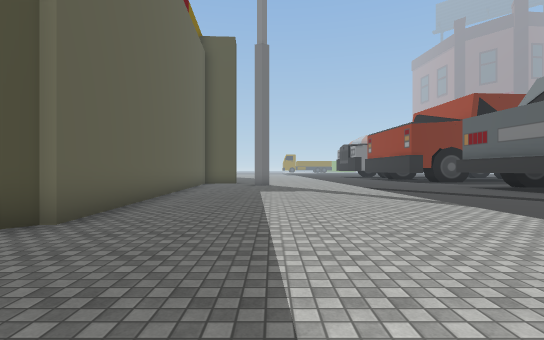
view 1 (above)

16 first-person views from a walk through a Unity game level. The camera is 1.4 m above the floor, looks level and sees 85° across. The floor is counted in squares, 2 m on a side. Each view is taken from the middle of a square. On the plan, view 1 faces up. The plan holds only what a view shows up to about 10 squares ahead; the rest is blank. The place goes on beyond the plan. The player is left out. Some surface patterns are stand-ins.

view 2
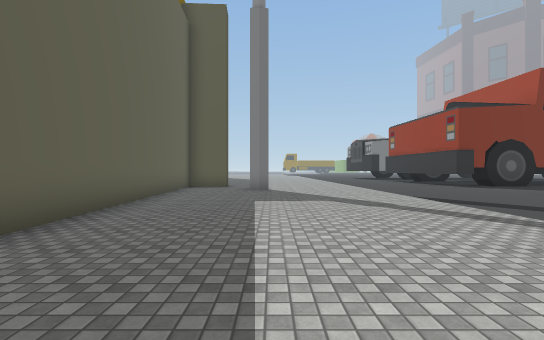

view 3
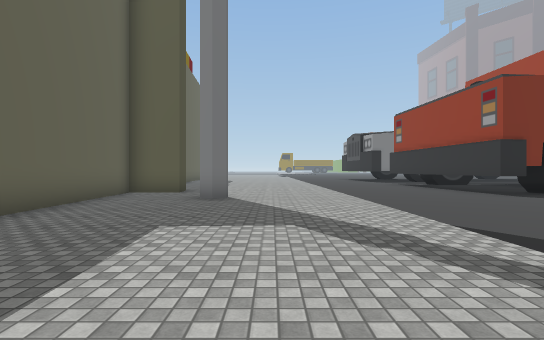

view 4
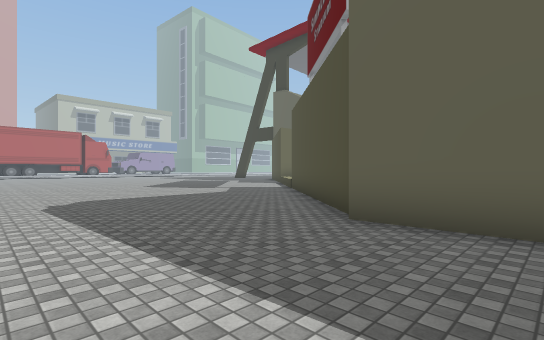

view 5
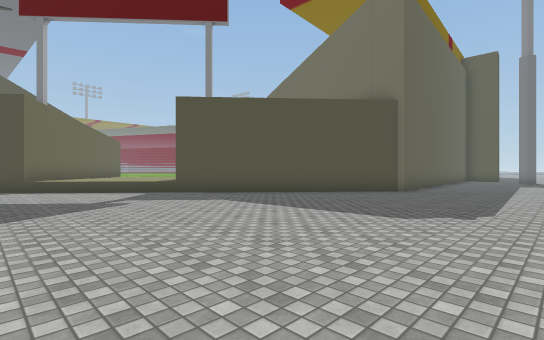

view 6
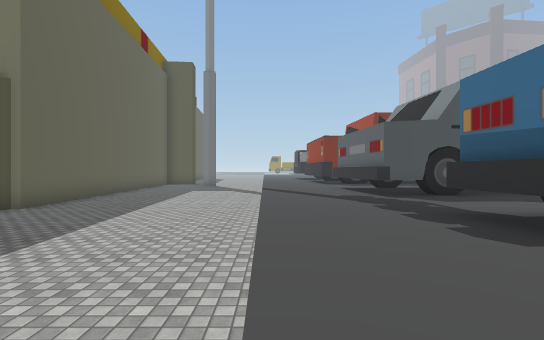

view 7
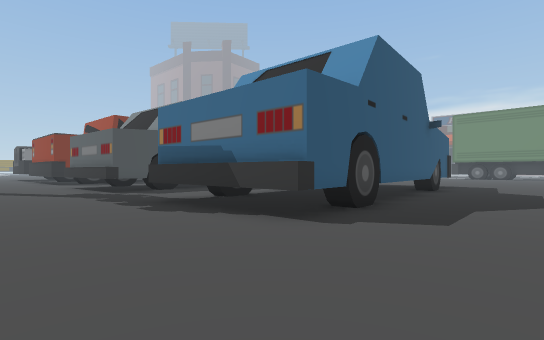

view 8
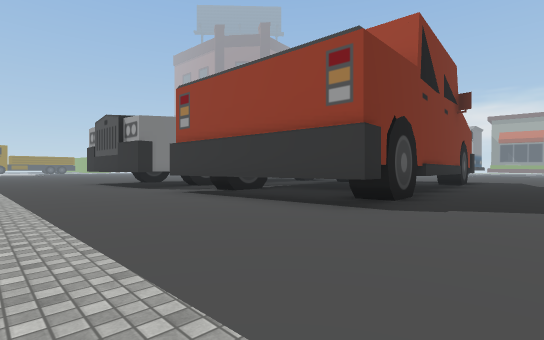

view 9
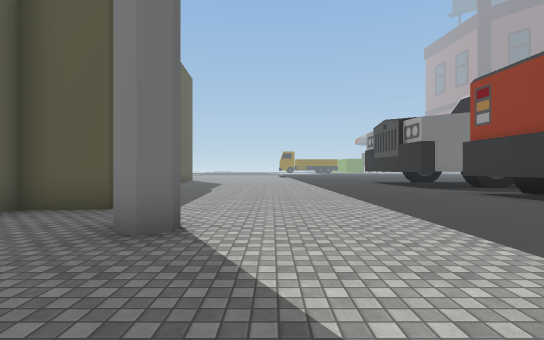

view 10
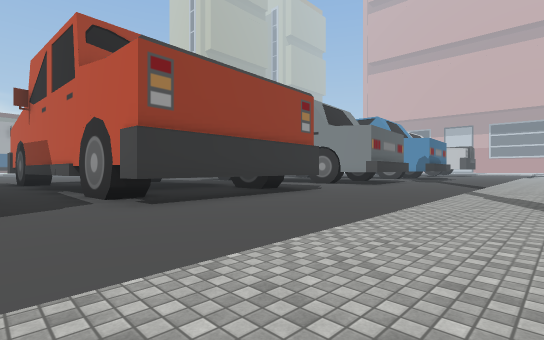

view 11
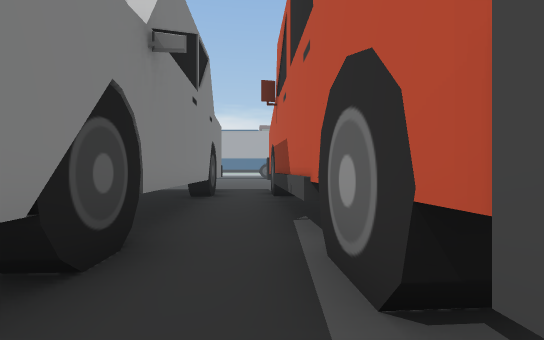

view 12
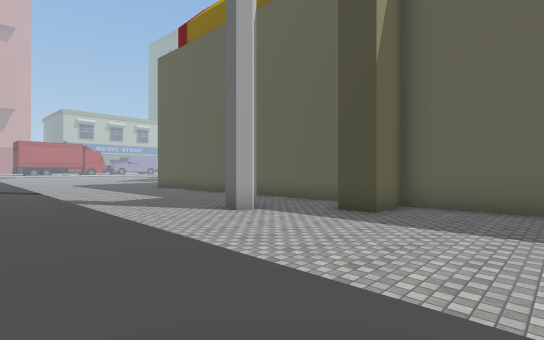

view 13
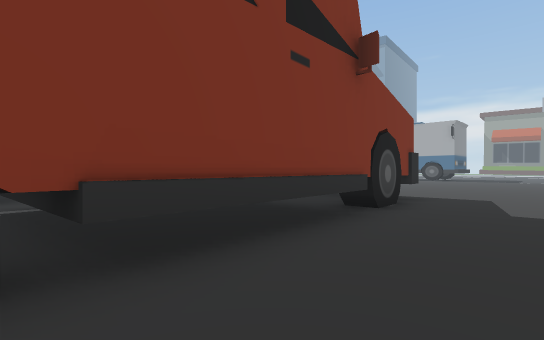

view 14
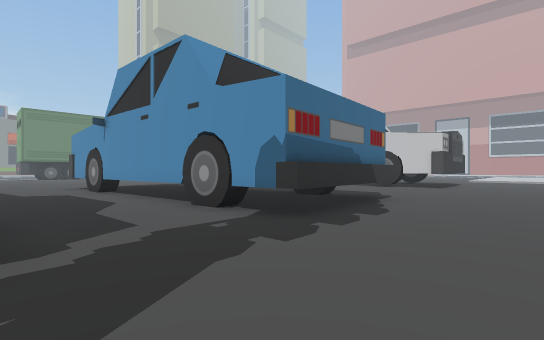

view 15
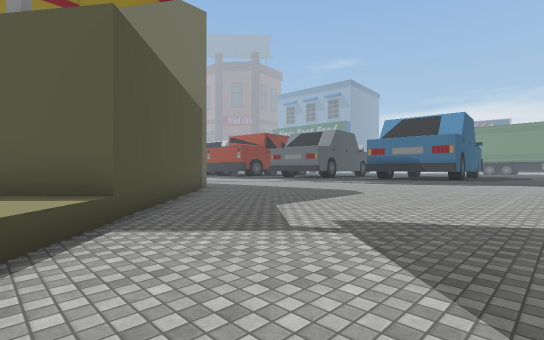

view 16
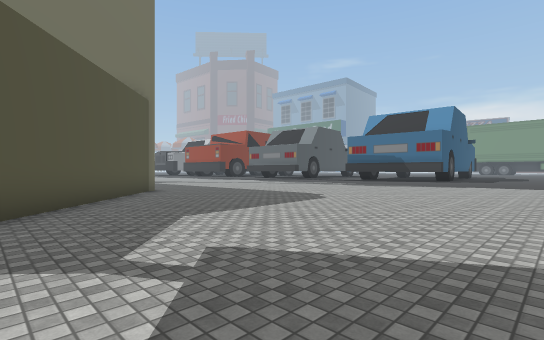

### Floor plan
Key: @ floor where view 1 was taken; # wall or solid block; . main floor; : floor 0.5 m higher than the main floor; / step, stairs or slope; ^ raised ledge; W wheel.
Columns run from 9 left of view 1 to 20 right of it. Each row starts with its distance up from view 1.
 19      #......::##W#####W##
 18      #......:::::::::::::
 17      #......::::::::^#W##
 16      ###....:::#W###  ##
 15      #......:::###
 14      #......:::###
 13      #......:::###^####W#::::
 12      #......:::#W^^:::::::::::
 11      #......::::::::::::::::::
 10      ##.....:::::::::::::::
  9       #.....::::W#
  8       #.....:::###
  7       #.....:::##
  6       #.....:::##
  5       #.....:::##W::::
  4      ##.....:::::::::::::
  3     ##......:::::::::::::
  2    ##......./::::W#####W#
  1   ##......../::##
  0 ###......@../::#
 -1 ^##........./::#      ##
 -2 ^^........../::##W#####W
 -3 ^.........../::::::::::::
 -4 ............/::::::::::::
 -5 ............/:::::::::
 -6 ............/:::

Positions as (right, up) in squares from view 1, and headings:
1: (0, 0), facing up
2: (0, 3), facing up
3: (1, 6), facing up
4: (1, 6), facing down-left
5: (1, -6), facing up-left
6: (3, -3), facing up
7: (3, -5), facing up-right
8: (2, 10), facing up-right
9: (1, 10), facing up
10: (1, 18), facing down-right
11: (5, 17), facing right
12: (4, 19), facing down-left
13: (8, 10), facing up-right
14: (3, 5), facing down-right
15: (-9, -6), facing up-right
16: (-7, -6), facing up-right
